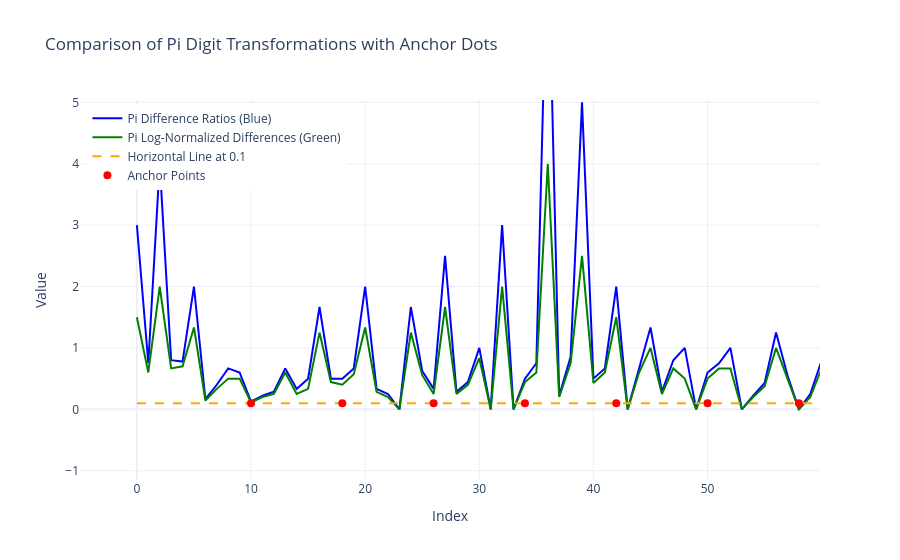

Notebook source saved alongside this figure:
### Code cell
import plotly.graph_objects as go
from mpmath import mp

# Generate the first 300 digits of Pi (excluding the initial 3) as an example
mp.dps = 301  # Set precision to 301 digits
pi_digits = [int(d) for d in str(mp.pi)[2:302]]

# Calculate the difference ratio for Pi digits (Blue Line)
pi_diff_ratios = [abs(pi_digits[i+1] - pi_digits[i]) / pi_digits[i] if pi_digits[i] != 0 else 0 for i in range(len(pi_digits)-1)]

# Create a new transformation of Pi digits (Green Line: Log-normalized differences)
pi_log_diff = [abs((pi_digits[i+1] - pi_digits[i])) / (pi_digits[i] + 1) if pi_digits[i] != 0 else 0 for i in range(len(pi_digits)-1)]

# Create the horizontal line and dot positions
dot_positions = list(range(10, len(pi_diff_ratios), 8))  # Start at 10, spaced by 8
horizontal_line_y = 0.1  # The y-coordinate for the horizontal line and dots
anchor_dots_y = [horizontal_line_y] * len(dot_positions)

# Create the figure
fig = go.Figure()

# Add the Pi difference ratios line (Blue Line)
fig.add_trace(go.Scatter(
    x=list(range(len(pi_diff_ratios))),
    y=pi_diff_ratios,
    mode='lines',
    name='Pi Difference Ratios (Blue)',
    line=dict(color='blue')
))

# Add the new Pi log difference line (Green Line)
fig.add_trace(go.Scatter(
    x=list(range(len(pi_log_diff))),
    y=pi_log_diff,
    mode='lines',
    name='Pi Log-Normalized Differences (Green)',
    line=dict(color='green')
))

# Add the horizontal line at y=0.1
fig.add_trace(go.Scatter(
    x=[0, len(pi_diff_ratios)],
    y=[horizontal_line_y, horizontal_line_y],
    mode='lines',
    name='Horizontal Line at 0.1',
    line=dict(color='orange', dash='dash')
))

# Add anchor dots at specified positions
fig.add_trace(go.Scatter(
    x=dot_positions,
    y=anchor_dots_y,
    mode='markers',
    name='Anchor Points',
    marker=dict(color='red', size=8)
))

# Customize the layout
fig.update_layout(
    title="Comparison of Pi Digit Transformations with Anchor Dots",
    xaxis_title="Index",
    yaxis_title="Value",
    legend=dict(x=0.01, y=0.99),
    template="plotly_white"
)

# Show the figure
fig.show()

### Figure 1 — Plotly figure (JSON) as saved in the notebook; plotly's stock layout.template omitted (floating-point values rounded to 4 significant figures; data arrays with more than 128 entries replaced by an {"elided": "..."} marker saying what was removed)
{"data": [{"line": {"color": "blue"}, "mode": "lines", "name": "Pi Difference Ratios (Blue)", "type": "scatter", "x": {"elided": "299 int values"}, "y": {"elided": "299 float values"}}, {"line": {"color": "green"}, "mode": "lines", "name": "Pi Log-Normalized Differences (Green)", "type": "scatter", "x": {"elided": "299 int values"}, "y": {"elided": "299 float values"}}, {"line": {"color": "orange", "dash": "dash"}, "mode": "lines", "name": "Horizontal Line at 0.1", "type": "scatter", "x": [0, 299], "y": [0.1, 0.1]}, {"marker": {"color": "red", "size": 8}, "mode": "markers", "name": "Anchor Points", "type": "scatter", "x": [10, 18, 26, 34, 42, 50, 58, 66, 74, 82, 90, 98, 106, 114, 122, 130, 138, 146, 154, 162, 170, 178, 186, 194, 202, 210, 218, 226, 234, 242, 250, 258, 266, 274, 282, 290, 298], "y": [0.1, 0.1, 0.1, 0.1, 0.1, 0.1, 0.1, 0.1, 0.1, 0.1, 0.1, 0.1, 0.1, 0.1, 0.1, 0.1, 0.1, 0.1, 0.1, 0.1, 0.1, 0.1, 0.1, 0.1, 0.1, 0.1, 0.1, 0.1, 0.1, 0.1, 0.1, 0.1, 0.1, 0.1, 0.1, 0.1, 0.1]}], "layout": {"autosize": true, "dragmode": "zoom", "legend": {"x": 0.01, "y": 0.99}, "title": {"text": "Comparison of Pi Digit Transformations with Anchor Dots"}, "xaxis": {"autorange": false, "range": [-4.985, 59.85], "title": {"text": "Index"}, "type": "linear"}, "yaxis": {"autorange": false, "range": [-1.151, 5.038], "title": {"text": "Value"}, "type": "linear"}}}
